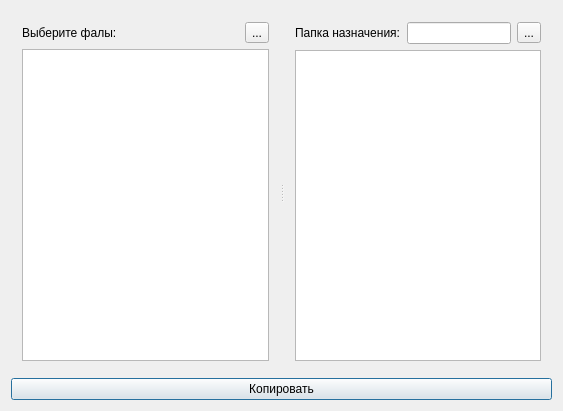
<?xml version="1.0" encoding="UTF-8"?>
<ui version="4.0">
 <class>Dialog</class>
 <widget class="QDialog" name="Dialog">
  <property name="geometry">
   <rect>
    <x>0</x>
    <y>0</y>
    <width>563</width>
    <height>411</height>
   </rect>
  </property>
  <property name="windowTitle">
   <string>Dialog</string>
  </property>
  <layout class="QGridLayout" name="gridLayout">
   <item row="0" column="0">
    <widget class="QSplitter" name="splitter">
     <property name="orientation">
      <enum>Qt::Horizontal</enum>
     </property>
     <widget class="QWidget" name="">
      <layout class="QVBoxLayout" name="verticalLayout">
       <item>
        <layout class="QHBoxLayout" name="horizontalLayout_2">
         <item>
          <widget class="QLabel" name="label">
           <property name="text">
            <string>Выберите фалы:</string>
           </property>
          </widget>
         </item>
         <item>
          <widget class="QToolButton" name="toolButton">
           <property name="text">
            <string>...</string>
           </property>
          </widget>
         </item>
        </layout>
       </item>
       <item>
        <widget class="QListWidget" name="listWidget"/>
       </item>
      </layout>
     </widget>
     <widget class="QWidget" name="">
      <layout class="QVBoxLayout" name="verticalLayout_2">
       <item>
        <layout class="QHBoxLayout" name="horizontalLayout">
         <item>
          <widget class="QLabel" name="label_2">
           <property name="text">
            <string>Папка назначения:</string>
           </property>
          </widget>
         </item>
         <item>
          <widget class="QLineEdit" name="lineEdit"/>
         </item>
         <item>
          <widget class="QToolButton" name="toolButton_2">
           <property name="text">
            <string>...</string>
           </property>
          </widget>
         </item>
        </layout>
       </item>
       <item>
        <widget class="QListView" name="listView"/>
       </item>
      </layout>
     </widget>
    </widget>
   </item>
   <item row="1" column="0">
    <widget class="QPushButton" name="pushButton">
     <property name="text">
      <string>Копировать</string>
     </property>
    </widget>
   </item>
  </layout>
 </widget>
 <layoutdefault spacing="6" margin="11"/>
 <resources/>
 <connections/>
</ui>
